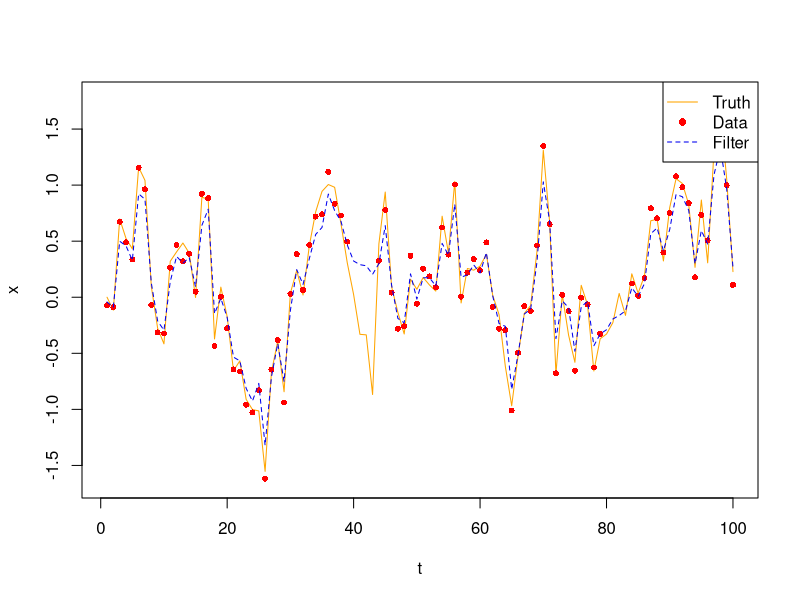

The R source for this figure:

##### Section 4.3.2 Ensemble Kalman Filter


### Parameters

n <- 100 # sample size
H <- 1   # Data covariate

true.R <- 0.1 # Data Variance
true.Q <- 0.5 # Parameter Autoregressive Variance
true.M <- 0.7 # AR-1 Term

R <- 0.1
Q <- 0.5
M <- 0.7


### Generating Simulated Data

set.seed(123)
nu <- rnorm(n, 0, true.Q)
x <- rep(NA, n)
x[1] <- 0

for (t in 2:n) {
  x[t] <- (true.M)*x[t-1] + nu[t]
}

epsilon <- rnorm(n, 0, true.R)
y <- H * x + epsilon

remove <- c(40:43,80:83)
# remove <- 30:43

y[remove] <- NA




### Defining functions

forward.evolution <- function(prev.filter.x) {
  # Takes in previous analysis/filter value (from MC) and updates it to return
  # next forecast value.
  
  m <- length(prev.filter.x)
  forcast.x <- M*prev.filter.x + rnorm(m, 0, Q)
  return(forcast.x)
}

get.forcast.Pt <- function(forcast.x) {
  # Gets the sample variance of forcasts.x to get sample P.
  
  forcast.Pt <- var(forcast.x)
  return(forcast.Pt)
}


filter.update <- function(forcast.x, forcast.Pt, y) {
  # Takes in current forcast value and uses Kalman filter update equations to 
  # give sampled filter/analysis value.
  
  m <- length(forcast.x)
  K <- forcast.Pt * H * (H * forcast.Pt * H + R)^(-1)
  
  filter.x <- forcast.x + K * (y + rnorm(m,0,R) - H*forcast.x)
  return(filter.x)
}






### The filtering

m <- 100 # Number of Monte Carlo samples

filter.x <- matrix(NA, nrow = m, ncol = n+1)
forcast.x <- matrix(NA, nrow = m, ncol = n+1)
P <- rep(NA, n+1)

filter.x[,1] <- rnorm(m, 0, Q)



for (t in 2:(n+1)) {
  forcast.x[,t] <- forward.evolution(filter.x[,(t-1)])
  P[t] <- get.forcast.Pt(forcast.x[,t])
  
  if (is.na(y[t-1])) {
    filter.x[,t] <- forcast.x[,t]
  } else {
    filter.x[,t] <- filter.update(forcast.x[,t], P[t], y[t-1])
  }
  
}


filter.x.mean <- apply(filter.x, 2, mean)
filter.x.mean <- filter.x.mean[-1]
filter.Pt <- apply(filter.x, 2, var)
filter.Pt <- filter.Pt[-1]





### Plotting the filter

plot(x, col = 'orange', type = 'l', ylim = c(min(x)-0.1, max(x)+0.1), xlab = 't')
points(y, col = 'red', cex = 0.8, pch = 16)
lines(filter.x.mean, col = "blue2", lty = 2)
legend("topright", legend = c("Truth", "Data", "Filter"),
       lty = c(1, NA, 2),
       pch = c(NA, 16, NA),
       col = c("orange", "red", "blue2"))



#plot(filter.Pt, type = 'l', ylim = c(0, 1.4))













